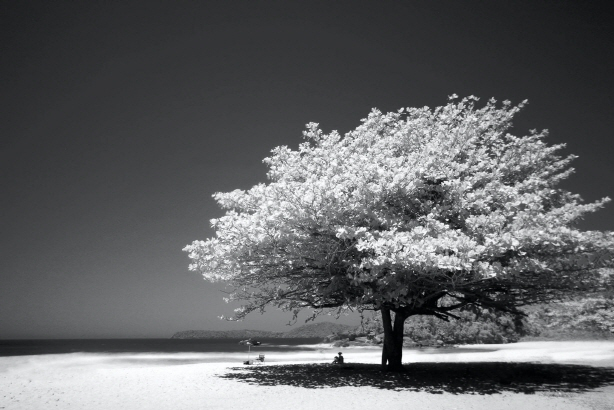
#> input picture chap14/tree.jpg, 614 x 410 px
$ jupyter execute chap142.ipynb
#> lines starting #> are read from the running program, lines starting #| are printed output that depends on the picture
[cell 1]
import cv2
import numpy as np

[cell 2]
img = cv2.imread('tree.jpg',0)
#> img: shape (410, 614); min 0, max 255, mean 98.7
rows,cols = img.shape
#> rows = 410; cols = 614
M = np.float32([[1,0,100],[0,1,50]])
dst = cv2.warpAffine(img,M,(cols,rows))
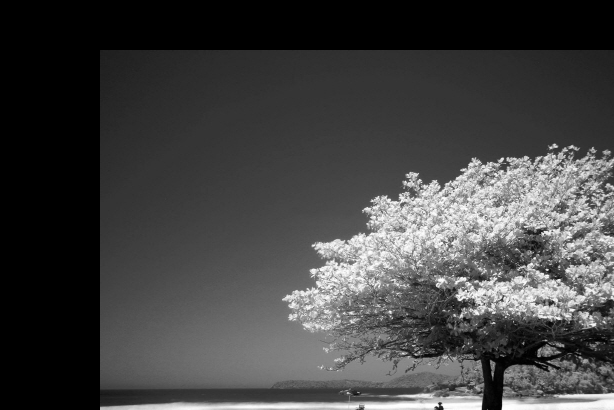
#> dst: shape (410, 614); min 0, max 255, mean 66.7

cv2.imshow('img',dst)
cv2.waitKey(0)
cv2.destroyAllWindows()

[cell 3]
img = cv2.imread('tree.jpg',0)
rows,cols = img.shape
M = cv2.getRotationMatrix2D((cols/2,rows/2),90,1)
dst = cv2.warpAffine(img,M,(cols,rows))
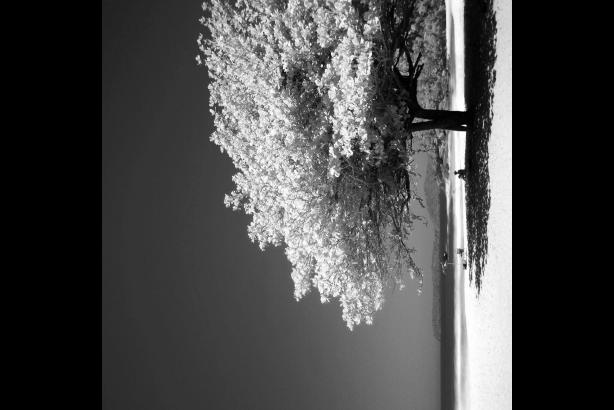
#> dst: shape (410, 614); min 0, max 255, mean 70.4

cv2.imshow('img',dst)
cv2.waitKey(0)
cv2.destroyAllWindows()

$ run again, with chap14/beach.jpg copied over chap14/tree.jpg
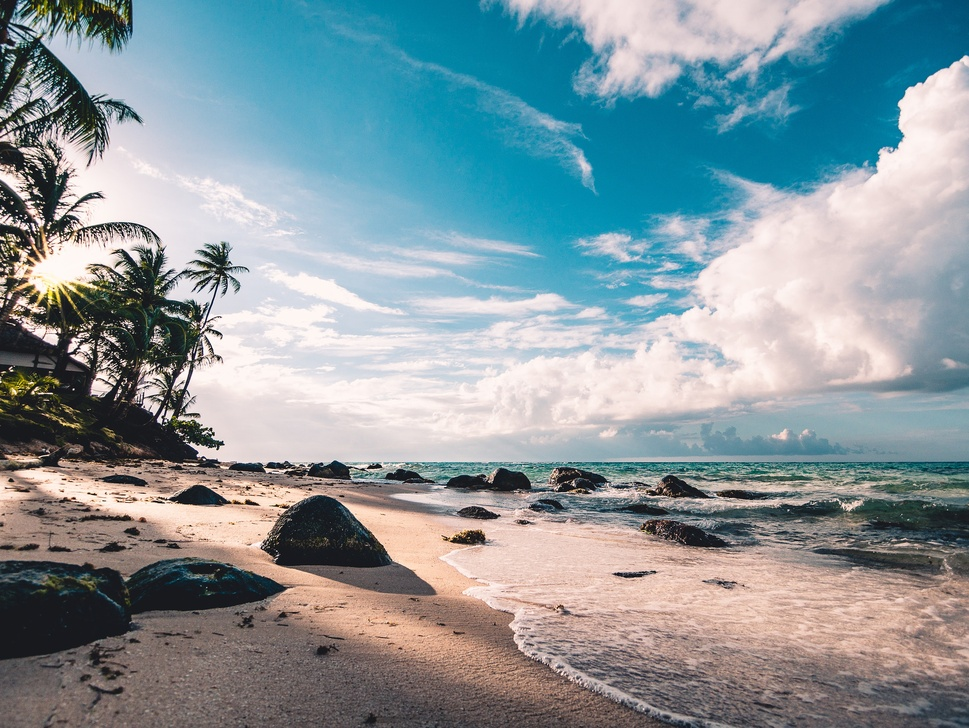
#> input picture chap14/beach.jpg, 969 x 728 px, shrunk from 2726 x 2047 before the run
#> `img = cv2.imread('tree.jpg',0)`:
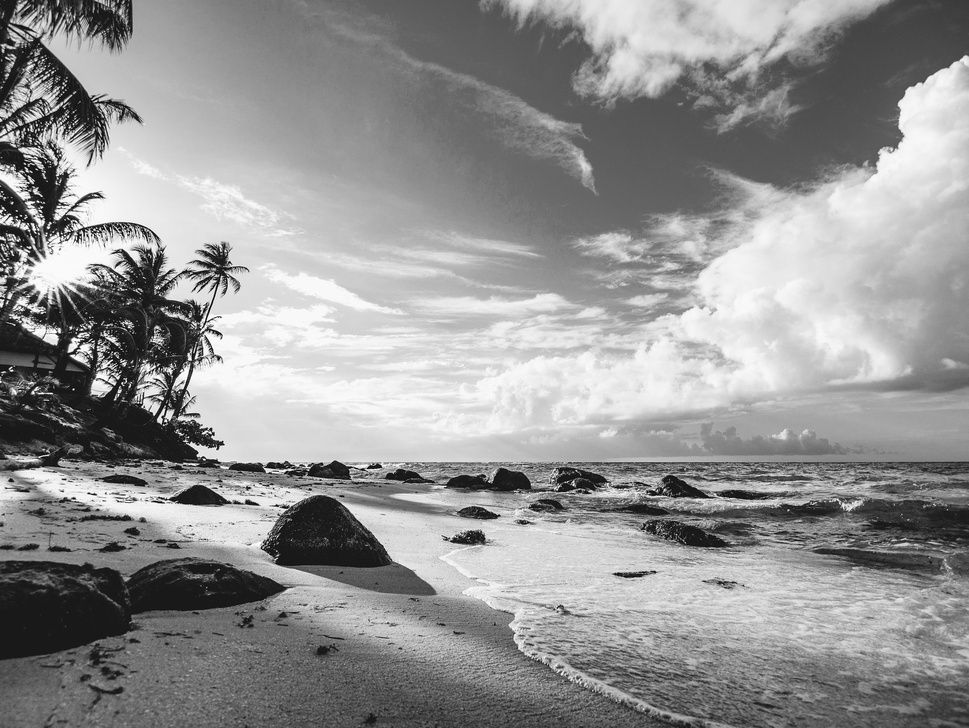
#> img: shape (728, 969); min 0, max 255, mean 147.1
#> `dst = cv2.warpAffine(img,M,(cols,rows))`:
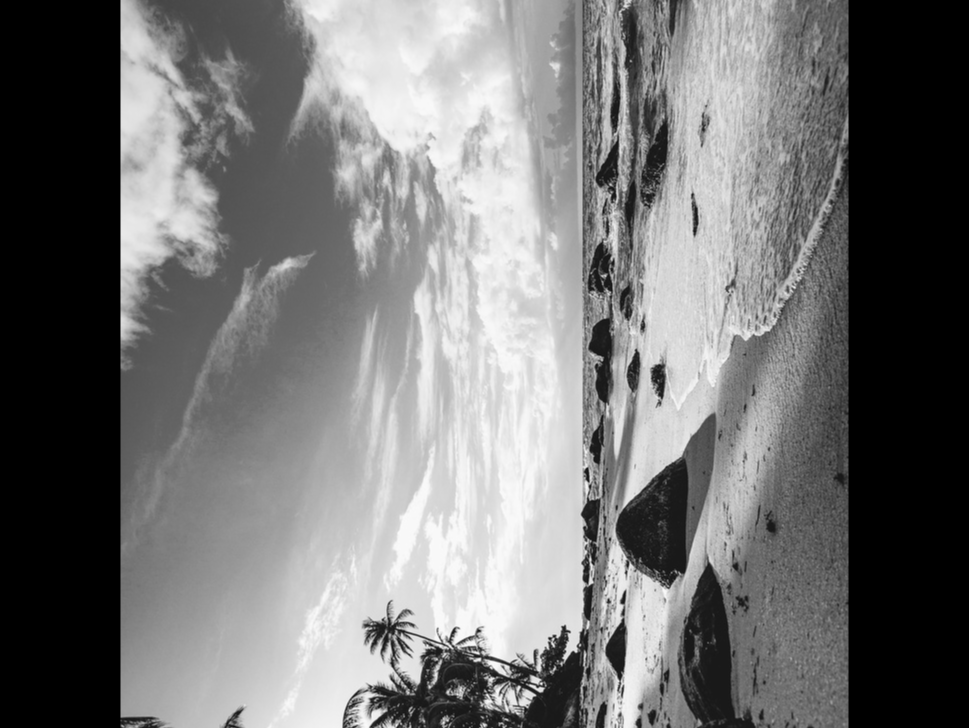
#> dst: shape (728, 969); min 0, max 251, mean 116.4
